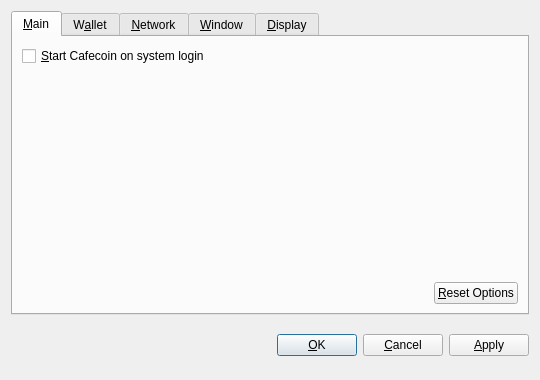
<?xml version="1.0" encoding="UTF-8"?>
<ui version="4.0">
 <class>OptionsDialog</class>
 <widget class="QDialog" name="OptionsDialog">
  <property name="geometry">
   <rect>
    <x>0</x>
    <y>0</y>
    <width>540</width>
    <height>380</height>
   </rect>
  </property>
  <property name="windowTitle">
   <string>Options</string>
  </property>
  <property name="modal">
   <bool>true</bool>
  </property>
  <layout class="QVBoxLayout" name="verticalLayout">
   <item>
    <widget class="QTabWidget" name="tabWidget">
     <property name="tabPosition">
      <enum>QTabWidget::North</enum>
     </property>
     <property name="currentIndex">
      <number>0</number>
     </property>
     <widget class="QWidget" name="tabMain">
      <attribute name="title">
       <string>&amp;Main</string>
      </attribute>
      <layout class="QVBoxLayout" name="verticalLayout_Main">
       <item>
        <widget class="QCheckBox" name="bitcoinAtStartup">
         <property name="toolTip">
          <string>Automatically start Cafecoin after logging in to the system.</string>
         </property>
         <property name="text">
          <string>&amp;Start Cafecoin on system login</string>
         </property>
        </widget>
       </item>
       <item>
        <spacer name="verticalSpacer_Main">
         <property name="orientation">
          <enum>Qt::Vertical</enum>
         </property>
         <property name="sizeHint" stdset="0">
          <size>
           <width>20</width>
           <height>40</height>
          </size>
         </property>
        </spacer>
       </item>
       <item>
        <layout class="QHBoxLayout" name="horizontalLayout_2_Main">
         <item>
          <spacer name="horizontalSpacer_2_Main">
           <property name="orientation">
            <enum>Qt::Horizontal</enum>
           </property>
           <property name="sizeHint" stdset="0">
            <size>
             <width>40</width>
             <height>20</height>
            </size>
           </property>
          </spacer>
         </item>
         <item>
          <widget class="QPushButton" name="resetButton">
           <property name="toolTip">
            <string>Reset all client options to default.</string>
           </property>
           <property name="text">
            <string>&amp;Reset Options</string>
           </property>
           <property name="autoDefault">
            <bool>false</bool>
           </property>
          </widget>
         </item>
        </layout>
       </item>
      </layout>
     </widget>
     <widget class="QWidget" name="tabWallet">
      <attribute name="title">
       <string>W&amp;allet</string>
      </attribute>
      <layout class="QVBoxLayout" name="verticalLayout_Network">
       <item>
        <widget class="QLabel" name="transactionFeeInfoLabel">
         <property name="text">
          <string>Optional transaction fee per kB that helps make sure your transactions are processed quickly. Most transactions are 1 kB.</string>
         </property>
         <property name="textFormat">
          <enum>Qt::PlainText</enum>
         </property>
         <property name="wordWrap">
          <bool>true</bool>
         </property>
        </widget>
       </item>
       <item>
        <layout class="QHBoxLayout" name="horizontalLayout_1_Main">
         <item>
          <widget class="QLabel" name="transactionFeeLabel">
           <property name="text">
            <string>Pay transaction &amp;fee</string>
           </property>
           <property name="textFormat">
            <enum>Qt::PlainText</enum>
           </property>
           <property name="buddy">
            <cstring>transactionFee</cstring>
           </property>
          </widget>
         </item>
         <item>
          <widget class="BitcoinAmountField" name="transactionFee"/>
         </item>
         <item>
          <spacer name="horizontalSpacer_1_Main">
           <property name="orientation">
            <enum>Qt::Horizontal</enum>
           </property>
           <property name="sizeHint" stdset="0">
            <size>
             <width>40</width>
             <height>20</height>
            </size>
           </property>
          </spacer>
         </item>
        </layout>
       </item>
       <item>
        <widget class="QLabel" name="label">
         <property name="text">
          <string>If you disable the spending of unconfirmed change, the change from a transaction cannot be used until that transaction has at least one confirmation. This also affects how your balance is computed.</string>
         </property>
         <property name="wordWrap">
          <bool>true</bool>
         </property>
        </widget>
       </item>
       <item>
        <widget class="QCheckBox" name="spendZeroConfChange">
         <property name="text">
          <string>Spend unconfirmed change  (experts only)</string>
         </property>
        </widget>
       </item>
       <item>
        <spacer name="verticalSpacer">
         <property name="orientation">
          <enum>Qt::Vertical</enum>
         </property>
         <property name="sizeHint" stdset="0">
          <size>
           <width>20</width>
           <height>40</height>
          </size>
         </property>
        </spacer>
       </item>
      </layout>
     </widget>
     <widget class="QWidget" name="tabNetwork">
      <attribute name="title">
       <string>&amp;Network</string>
      </attribute>
      <layout class="QVBoxLayout" name="verticalLayout_Network">
       <item>
        <widget class="QCheckBox" name="mapPortUpnp">
         <property name="toolTip">
          <string>Automatically open the Cafecoin client port on the router. This only works when your router supports UPnP and it is enabled.</string>
         </property>
         <property name="text">
          <string>Map port using &amp;UPnP</string>
         </property>
        </widget>
       </item>
       <item>
        <widget class="QCheckBox" name="connectSocks">
         <property name="toolTip">
          <string>Connect to the Cafecoin network through a SOCKS proxy (e.g. when connecting through Tor).</string>
         </property>
         <property name="text">
          <string>&amp;Connect through SOCKS proxy:</string>
         </property>
        </widget>
       </item>
       <item>
        <layout class="QHBoxLayout" name="horizontalLayout_Network">
         <item>
          <widget class="QLabel" name="proxyIpLabel">
           <property name="text">
            <string>Proxy &amp;IP:</string>
           </property>
           <property name="textFormat">
            <enum>Qt::PlainText</enum>
           </property>
           <property name="buddy">
            <cstring>proxyIp</cstring>
           </property>
          </widget>
         </item>
         <item>
          <widget class="QValidatedLineEdit" name="proxyIp">
           <property name="maximumSize">
            <size>
             <width>140</width>
             <height>16777215</height>
            </size>
           </property>
           <property name="toolTip">
            <string>IP address of the proxy (e.g. 127.0.0.1)</string>
           </property>
          </widget>
         </item>
         <item>
          <widget class="QLabel" name="proxyPortLabel">
           <property name="text">
            <string>&amp;Port:</string>
           </property>
           <property name="textFormat">
            <enum>Qt::PlainText</enum>
           </property>
           <property name="buddy">
            <cstring>proxyPort</cstring>
           </property>
          </widget>
         </item>
         <item>
          <widget class="QLineEdit" name="proxyPort">
           <property name="maximumSize">
            <size>
             <width>55</width>
             <height>16777215</height>
            </size>
           </property>
           <property name="toolTip">
            <string>Port of the proxy (e.g. 9050)</string>
           </property>
          </widget>
         </item>
         <item>
          <widget class="QLabel" name="socksVersionLabel">
           <property name="text">
            <string>SOCKS &amp;Version:</string>
           </property>
           <property name="textFormat">
            <enum>Qt::PlainText</enum>
           </property>
           <property name="buddy">
            <cstring>socksVersion</cstring>
           </property>
          </widget>
         </item>
         <item>
          <widget class="QValueComboBox" name="socksVersion">
           <property name="toolTip">
            <string>SOCKS version of the proxy (e.g. 5)</string>
           </property>
          </widget>
         </item>
         <item>
          <spacer name="horizontalSpacer_Network">
           <property name="orientation">
            <enum>Qt::Horizontal</enum>
           </property>
           <property name="sizeHint" stdset="0">
            <size>
             <width>40</width>
             <height>20</height>
            </size>
           </property>
          </spacer>
         </item>
        </layout>
       </item>
       <item>
        <spacer name="verticalSpacer_Network">
         <property name="orientation">
          <enum>Qt::Vertical</enum>
         </property>
         <property name="sizeHint" stdset="0">
          <size>
           <width>20</width>
           <height>40</height>
          </size>
         </property>
        </spacer>
       </item>
      </layout>
     </widget>
     <widget class="QWidget" name="tabWindow">
      <attribute name="title">
       <string>&amp;Window</string>
      </attribute>
      <layout class="QVBoxLayout" name="verticalLayout_Window">
       <item>
        <widget class="QCheckBox" name="minimizeToTray">
         <property name="toolTip">
          <string>Show only a tray icon after minimizing the window.</string>
         </property>
         <property name="text">
          <string>&amp;Minimize to the tray instead of the taskbar</string>
         </property>
        </widget>
       </item>
       <item>
        <widget class="QCheckBox" name="minimizeOnClose">
         <property name="toolTip">
          <string>Minimize instead of exit the application when the window is closed. When this option is enabled, the application will be closed only after selecting Quit in the menu.</string>
         </property>
         <property name="text">
          <string>M&amp;inimize on close</string>
         </property>
        </widget>
       </item>
       <item>
        <spacer name="verticalSpacer_Window">
         <property name="orientation">
          <enum>Qt::Vertical</enum>
         </property>
         <property name="sizeHint" stdset="0">
          <size>
           <width>20</width>
           <height>40</height>
          </size>
         </property>
        </spacer>
       </item>
      </layout>
     </widget>
     <widget class="QWidget" name="tabDisplay">
      <attribute name="title">
       <string>&amp;Display</string>
      </attribute>
      <layout class="QVBoxLayout" name="verticalLayout_Display">
       <item>
        <layout class="QHBoxLayout" name="horizontalLayout_1_Display">
         <item>
          <widget class="QLabel" name="langLabel">
           <property name="text">
            <string>User Interface &amp;language:</string>
           </property>
           <property name="textFormat">
            <enum>Qt::PlainText</enum>
           </property>
           <property name="buddy">
            <cstring>lang</cstring>
           </property>
          </widget>
         </item>
         <item>
          <widget class="QValueComboBox" name="lang">
           <property name="toolTip">
            <string>The user interface language can be set here. This setting will take effect after restarting Cafecoin.</string>
           </property>
          </widget>
         </item>
        </layout>
       </item>
       <item>
        <layout class="QHBoxLayout" name="horizontalLayout_2_Display">
         <item>
          <widget class="QLabel" name="unitLabel">
           <property name="text">
            <string>&amp;Unit to show amounts in:</string>
           </property>
           <property name="textFormat">
            <enum>Qt::PlainText</enum>
           </property>
           <property name="buddy">
            <cstring>unit</cstring>
           </property>
          </widget>
         </item>
         <item>
          <widget class="QValueComboBox" name="unit">
           <property name="toolTip">
            <string>Choose the default subdivision unit to show in the interface and when sending coins.</string>
           </property>
          </widget>
         </item>
        </layout>
       </item>
       <item>
        <widget class="QCheckBox" name="displayAddresses">
         <property name="toolTip">
          <string>Whether to show Cafecoin addresses in the transaction list or not.</string>
         </property>
         <property name="text">
          <string>&amp;Display addresses in transaction list</string>
         </property>
        </widget>
       </item>
       <item>
        <widget class="QCheckBox" name="coinControlFeatures">
         <property name="toolTip">
          <string>Whether to show coin control features or not.</string>
         </property>
         <property name="text">
          <string>Display coin &amp;control features (experts only!)</string>
         </property>
        </widget>
       </item>
       <item>
        <spacer name="verticalSpacer_Display">
         <property name="orientation">
          <enum>Qt::Vertical</enum>
         </property>
         <property name="sizeHint" stdset="0">
          <size>
           <width>20</width>
           <height>40</height>
          </size>
         </property>
        </spacer>
       </item>
      </layout>
     </widget>
    </widget>
   </item>
   <item>
    <layout class="QHBoxLayout" name="horizontalLayout_Buttons">
     <item>
      <spacer name="horizontalSpacer_1">
       <property name="orientation">
        <enum>Qt::Horizontal</enum>
       </property>
       <property name="sizeHint" stdset="0">
        <size>
         <width>40</width>
         <height>48</height>
        </size>
       </property>
      </spacer>
     </item>
     <item>
      <widget class="QLabel" name="statusLabel">
       <property name="font">
        <font>
         <weight>75</weight>
         <bold>true</bold>
        </font>
       </property>
       <property name="text">
        <string/>
       </property>
       <property name="textFormat">
        <enum>Qt::PlainText</enum>
       </property>
       <property name="wordWrap">
        <bool>true</bool>
       </property>
      </widget>
     </item>
     <item>
      <spacer name="horizontalSpacer_2">
       <property name="orientation">
        <enum>Qt::Horizontal</enum>
       </property>
       <property name="sizeHint" stdset="0">
        <size>
         <width>40</width>
         <height>48</height>
        </size>
       </property>
      </spacer>
     </item>
     <item>
      <widget class="QPushButton" name="okButton">
       <property name="text">
        <string>&amp;OK</string>
       </property>
      </widget>
     </item>
     <item>
      <widget class="QPushButton" name="cancelButton">
       <property name="text">
        <string>&amp;Cancel</string>
       </property>
       <property name="autoDefault">
        <bool>false</bool>
       </property>
      </widget>
     </item>
     <item>
      <widget class="QPushButton" name="applyButton">
       <property name="text">
        <string>&amp;Apply</string>
       </property>
       <property name="autoDefault">
        <bool>false</bool>
       </property>
      </widget>
     </item>
    </layout>
   </item>
  </layout>
 </widget>
 <customwidgets>
  <customwidget>
   <class>BitcoinAmountField</class>
   <extends>QSpinBox</extends>
   <header>bitcoinamountfield.h</header>
  </customwidget>
  <customwidget>
   <class>QValueComboBox</class>
   <extends>QComboBox</extends>
   <header>qvaluecombobox.h</header>
  </customwidget>
  <customwidget>
   <class>QValidatedLineEdit</class>
   <extends>QLineEdit</extends>
   <header>qvalidatedlineedit.h</header>
  </customwidget>
 </customwidgets>
 <resources/>
 <connections/>
</ui>
